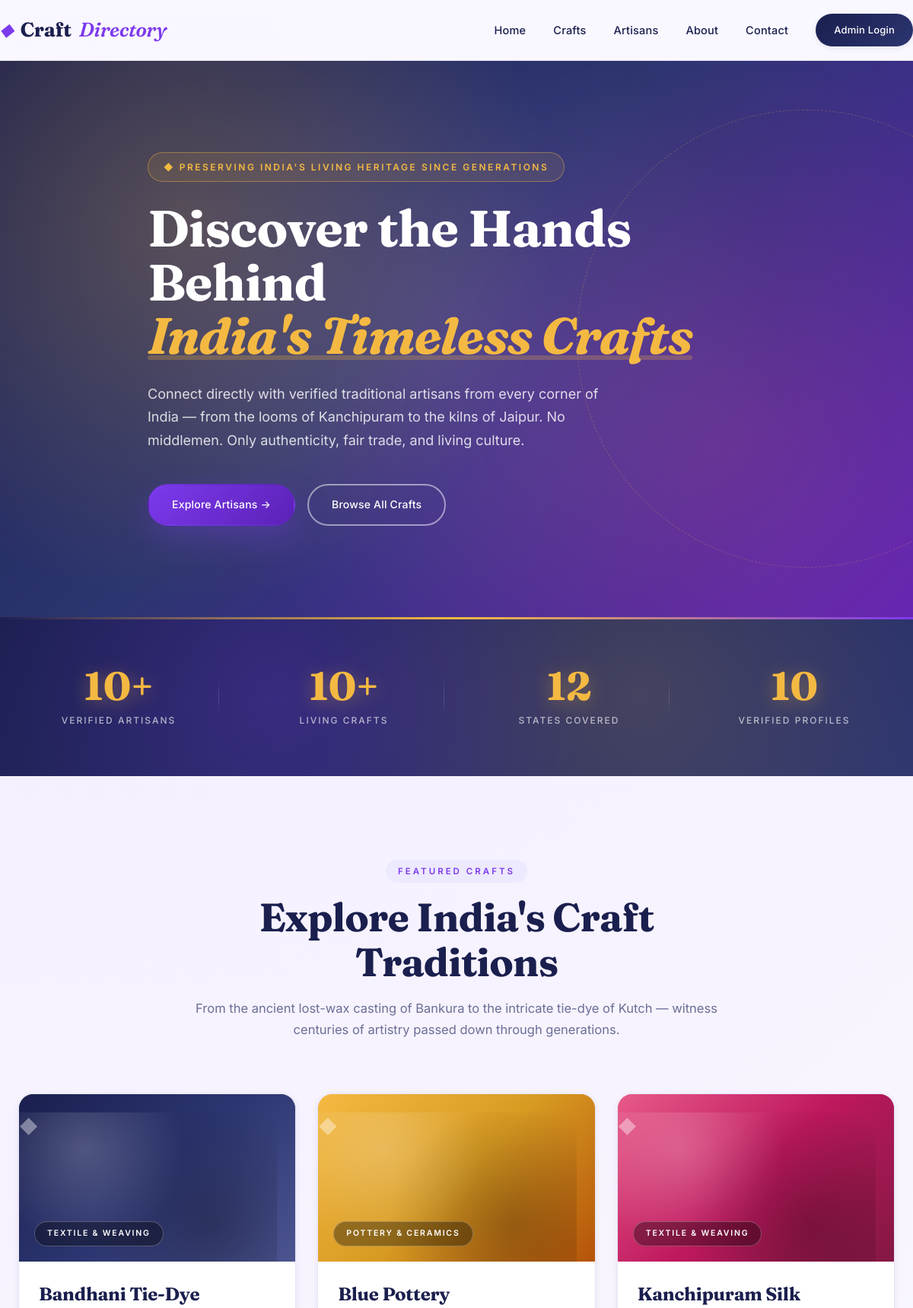
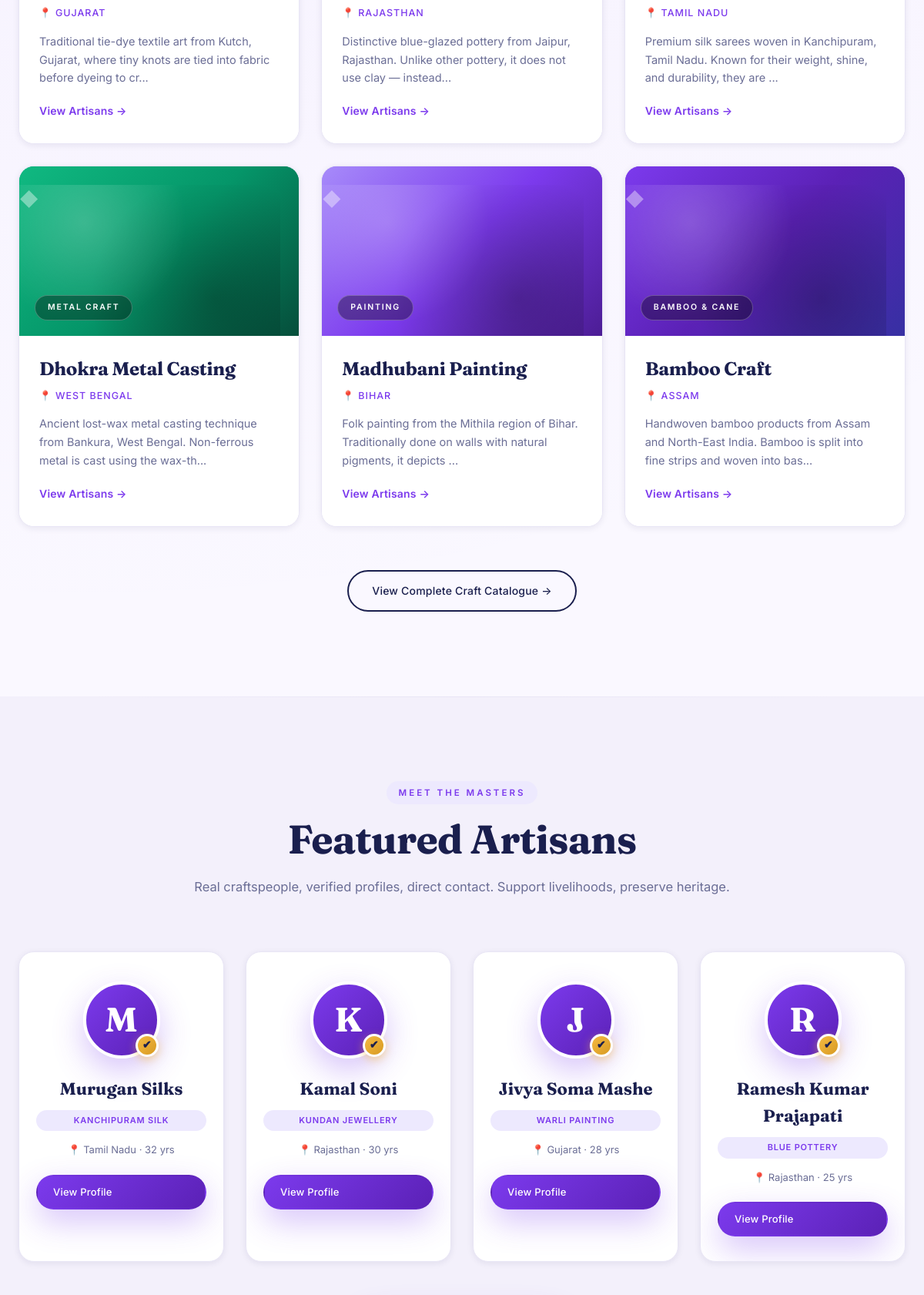
The page / (upper part) on the database its author committed (2 pictures, top to bottom).
### tables this page shows
CREATE TABLE crafts (
    id INT AUTO_INCREMENT PRIMARY KEY,
    craft_name VARCHAR(150) NOT NULL,
    category_id INT,
    region_id INT,
    description TEXT,
    image VARCHAR(255) DEFAULT NULL,
    created_at TIMESTAMP DEFAULT CURRENT_TIMESTAMP,
    FOREIGN KEY (category_id) REFERENCES categories(id) ON DELETE SET NULL,
    FOREIGN KEY (region_id) REFERENCES regions(id) ON DELETE SET NULL,
    INDEX idx_craft_category (category_id),
    INDEX idx_craft_region (region_id)
);

CREATE TABLE categories (
    id INT AUTO_INCREMENT PRIMARY KEY,
    category_name VARCHAR(100) NOT NULL,
    slug VARCHAR(120) NOT NULL UNIQUE
);

CREATE TABLE regions (
    id INT AUTO_INCREMENT PRIMARY KEY,
    state_name VARCHAR(100) NOT NULL,
    zone VARCHAR(50) NOT NULL,
    INDEX idx_zone (zone)
);

CREATE TABLE artisans (
    id INT AUTO_INCREMENT PRIMARY KEY,
    name VARCHAR(150) NOT NULL,
    craft_id INT,
    region_id INT,
    experience_years INT DEFAULT 0,
    workshop_address TEXT,
    contact_number VARCHAR(20),
    email VARCHAR(150),
    description TEXT,
    technique TEXT,
    image VARCHAR(255) DEFAULT NULL,
    is_verified TINYINT(1) DEFAULT 0,
    profile_views INT DEFAULT 0,
    created_at TIMESTAMP DEFAULT CURRENT_TIMESTAMP,
    FOREIGN KEY (craft_id) REFERENCES crafts(id) ON DELETE SET NULL,
    FOREIGN KEY (region_id) REFERENCES regions(id) ON DELETE SET NULL,
    INDEX idx_artisan_craft (craft_id),
    INDEX idx_artisan_region (region_id),
    INDEX idx_artisan_verified (is_verified)
);

### index.php (the view, shortened to what this page needs)
<?php
include 'includes/db.php';
include 'includes/header.php';
$totalArtisans = $conn->query("SELECT COUNT(*) c FROM artisans")->fetch_assoc()['c'];
$totalCrafts   = $conn->query("SELECT COUNT(*) c FROM crafts")->fetch_assoc()['c'];
$totalRegions  = $conn->query("SELECT COUNT(*) c FROM regions")->fetch_assoc()['c'];
$totalVerified = $conn->query("SELECT COUNT(*) c FROM artisans WHERE is_verified=1")->fetch_assoc()['c'];
$crafts  = $conn->query("SELECT c.*, cat.category_name, r.state_name FROM crafts c
                         LEFT JOIN categories cat ON c.category_id=cat.id
                         LEFT JOIN regions r ON c.region_id=r.id LIMIT 6");
$artisans = $conn->query("SELECT a.*, cr.craft_name, r.state_name FROM artisans a
                          LEFT JOIN crafts cr ON a.craft_id=cr.id
                          LEFT JOIN regions r ON a.region_id=r.id
                          WHERE a.is_verified=1 ORDER BY a.experience_years DESC LIMIT 4");
?>
<section class="hero">
  <div class="container hero-content">
    <span class="hero-tag">◆ Preserving India's Living Heritage Since Generations</span>
    <h1>Discover the Hands Behind <em>India's Timeless Crafts</em></h1>
    <p>Connect directly with verified traditional artisans from every corner of India — from the looms of Kanchipuram to the kilns of Jaipur. No middlemen. Only authenticity, fair trade, and living culture.</p>
    <div class="hero-btns">
      <a href="artisans.php" class="btn btn-primary">Explore Artisans →</a>
      <a href="crafts.php" class="btn btn-outline">Browse All Crafts</a>
    </div>
  </div>
</section>
<section class="stats-strip">
  <div class="container stats-grid">
    <div><h3><?= $totalArtisans ?>+</h3><p>Verified Artisans</p></div>
    <div><h3><?= $totalCrafts ?>+</h3><p>Living Crafts</p></div>
    <div><h3><?= $totalRegions ?></h3><p>States Covered</p></div>
    <div><h3><?= $totalVerified ?></h3><p>Verified Profiles</p></div>
  </div>
</section>
<section class="section">
  <div class="container">
    <div class="section-head">
      <span class="eyebrow">Featured Crafts</span>
      <h2>Explore India's Craft Traditions</h2>
      <p>From the ancient lost-wax casting of Bankura to the intricate tie-dye of Kutch — witness centuries of artistry passed down through generations.</p>
    </div>
    <div class="grid grid-3">
      <?php while($c = $crafts->fetch_assoc()): ?>
      <div class="card craft-card">
        <div class="card-img craft-gradient-<?= $c['id'] % 6 ?>">
          <span class="craft-badge"><?= htmlspecialchars($c['category_name'] ?? 'Craft') ?></span>
        </div>
        <div class="card-body">
          <h3><?= htmlspecialchars($c['craft_name']) ?></h3>
          <p class="region">📍 <?= htmlspecialchars($c['state_name'] ?? 'India') ?></p>
          <p><?= htmlspecialchars(substr($c['description'],0,110)) ?>...</p>
          <a href="artisans.php?craft=<?= $c['id'] ?>" class="link-arrow">View Artisans →</a>
        </div>
      </div>
      <?php endwhile; ?>
    </div>
    <div class="center-btn"><a href="crafts.php" class="btn btn-ghost">View Complete Craft Catalogue →</a></div>
  </div>
</section>
<section class="section section-alt">
  <div class="container">
    <div class="section-head">
      <span class="eyebrow">Meet the Masters</span>
      <h2>Featured Artisans</h2>
      <p>Real craftspeople, verified profiles, direct contact. Support livelihoods, preserve heritage.</p>
    </div>
    <div class="grid grid-4">
      <?php while($a = $artisans->fetch_assoc()): ?>
      <div class="card artisan-card">
        <div class="artisan-avatar">
          <?= strtoupper(substr($a['name'],0,1)) ?>
          <?php if($a['is_verified']): ?><span class="verified-dot" title="Verified">✔</span><?php endif; ?>
        </div>
        <h4><?= htmlspecialchars($a['name']) ?></h4>
        <span class="craft-tag"><?= htmlspecialchars($a['craft_name']) ?></span>
        <p class="region">📍 <?= htmlspecialchars($a['state_name']) ?> · <?= $a['experience_years'] ?> yrs</p>
        <a href="artisan-profile.php?id=<?= $a['id'] ?>" class="btn btn-sm btn-primary">View Profile</a>
      </div>
      <?php endwhile; ?>
    </div>
  </div>
</section>
<?php include 'includes/footer.php'; ?>

### rows shown on the page
crafts: category.category_name "TEXTILE & WEAVING", craft_name "Bandhani Tie-Dye", region.state_name "GUJARAT", description "Traditional tie-dye textile art from Kutch, Gujarat, where tiny knots are tied into fabric before dyeing to cr"
crafts: category.category_name "POTTERY & CERAMICS", craft_name "Blue Pottery", region.state_name "RAJASTHAN", description "Distinctive blue-glazed pottery from Jaipur, Rajasthan. Unlike other pottery, it does not use clay — instead"
crafts: category.category_name "TEXTILE & WEAVING", craft_name "Kanchipuram Silk", region.state_name "TAMIL NADU", description "Premium silk sarees woven in Kanchipuram, Tamil Nadu. Known for their weight, shine, and durability, they are"
crafts: category.category_name "METAL CRAFT", craft_name "Dhokra Metal Casting", region.state_name "WEST BENGAL", description "Ancient lost-wax metal casting technique from Bankura, West Bengal. Non-ferrous metal is cast using the wax-th"
crafts: category.category_name "PAINTING", craft_name "Madhubani Painting", region.state_name "BIHAR", description "Folk painting from the Mithila region of Bihar. Traditionally done on walls with natural pigments, it depicts"
crafts: category.category_name "BAMBOO & CANE", craft_name "Bamboo Craft", region.state_name "ASSAM", description "Handwoven bamboo products from Assam and North-East India. Bamboo is split into fine strips and woven into bas"
artisans: name "M", name "Murugan Silks", craft.craft_name "KANCHIPURAM SILK", region.state_name "Tamil Nadu", experience_years "32"
artisans: name "K", name "Kamal Soni", craft.craft_name "KUNDAN JEWELLERY", region.state_name "Rajasthan", experience_years "30"
artisans: name "J", name "Jivya Soma Mashe", craft.craft_name "WARLI PAINTING", region.state_name "Gujarat", experience_years "28"
artisans: name "R", name "Ramesh Kumar Prajapati", craft.craft_name "BLUE POTTERY", region.state_name "Rajasthan", experience_years "25"

### other values the page prints
$totalArtisans "10"
$totalCrafts "10"
$totalRegions "12"
$totalVerified "10"
